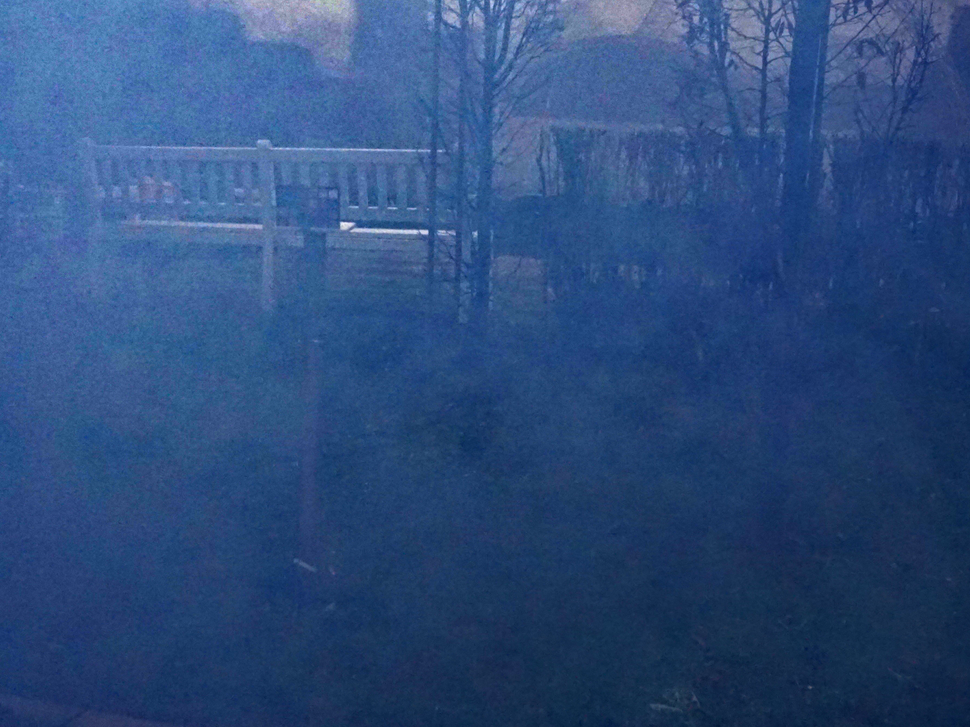
#> input picture 01_hazy_dehazed.png, 970 x 727 px, shrunk from 1600 x 1200 before the run; its folder holds only this picture in this run
$ python haze_removal.py 01_hazy_dehazed.png
#> lines starting #> are read from the running program, lines starting #| are printed output that depends on the picture
import PIL.Image as Image
import cv2
import skimage.io as io
import numpy as np
import time
from gf import guided_filter
from numba import jit
import matplotlib.pyplot as plt
import os
import cv2


class HazeRemoval(object):
    def __init__(self, omega=0.95, t0=0.1, radius=7, r=20, eps=0.001):
        pass

    def enhance_visibility(self, alpha=1.5, beta=30):
        """Enhances the contrast and brightness of the dehazed image."""
        self.dst = cv2.convertScaleAbs(self.dst, alpha=alpha, beta=beta)

    def open_image(self, img_path):
#> called with img_path = '01_hazy_dehazed.png'
        global img

        img = Image.open(img_path)
#> img is the input picture: PIL image 970x727 RGB; mean R, G, B 45.2, 76.5, 124.8
        self.src = np.array(img).astype(np.double)/255.
        self.rows, self.cols, _ = self.src.shape
#> self.rows = 727; self.cols = 970
        self.dark = np.zeros((self.rows, self.cols), dtype=np.double)
        self.Alight = np.zeros((3), dtype=np.double)
        self.tran = np.zeros((self.rows, self.cols), dtype=np.double)
        self.dst = np.zeros_like(self.src, dtype=np.double)

    def get_dark_channel(self, radius=7):
#> called with radius = 7
        print("Starting to compute dark channel prior...")
        start = time.time()
        tmp = self.src.min(axis=2)
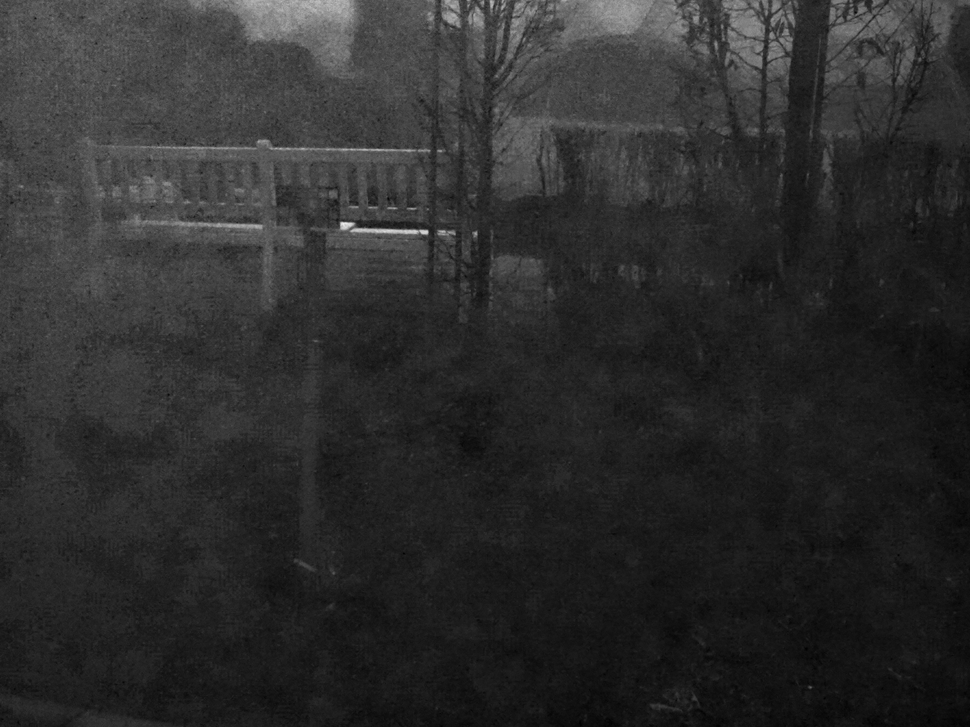
#> tmp: shape (727, 970) float64; min 0.00392, max 0.941, mean 0.177
        for i in range(self.rows):
            for j in range(self.cols):
                rmin = max(0,i-radius)
                rmax = min(i+radius,self.rows-1)
                cmin = max(0,j-radius)
                cmax = min(j+radius,self.cols-1)
                self.dark[i,j] = tmp[rmin:rmax+1,cmin:cmax+1].min()
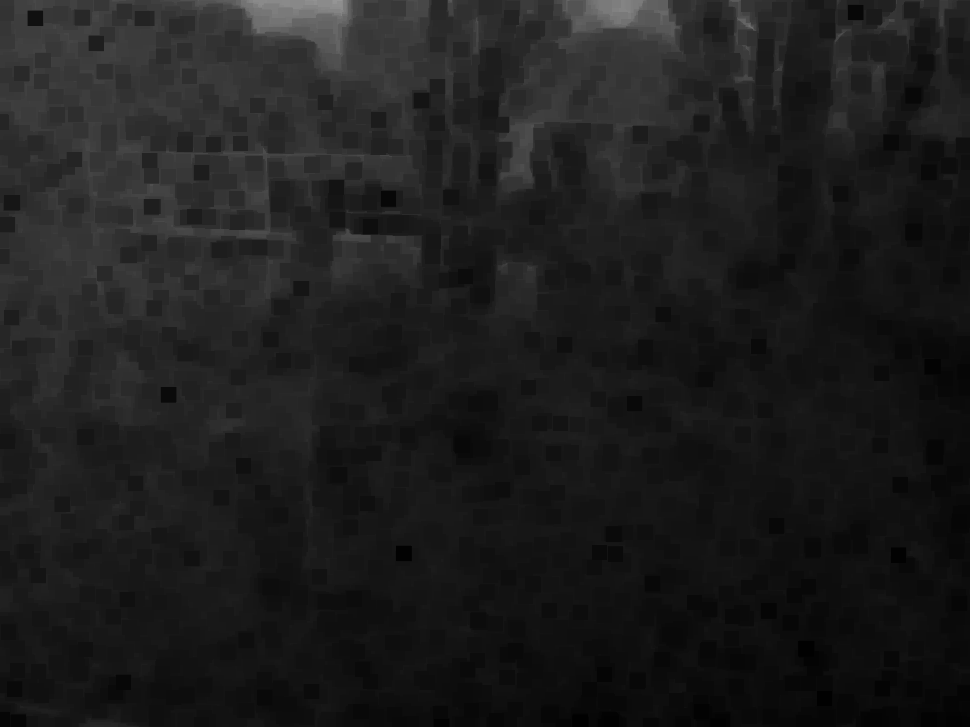
#> self.dark: shape (727, 970) float64; min 0.00392, max 0.584, mean 0.115
        print("time:",time.time()-start)

    def get_air_light(self):
        print("Starting to compute air light prior...")
        start = time.time()
        flat = self.dark.flatten()
        flat.sort()
        num = int(self.rows*self.cols*0.001)
#> num = 705
        threshold = flat[-num]
#> threshold = 0.518
        tmp = self.src[self.dark>=threshold]
#> tmp = 762 rows, first 8: [0.604, 0.647, 0.757], [0.627, 0.651, 0.776], [0.69, 0.686, 0.784], [0.698, 0.69, 0.792], [0.682, 0.698, 0.804], [0.651, 0.706, 0.796], [0.671, 0.722, 0.808], [0.694, 0.686, 0.792]
        tmp.sort(axis=0)
        self.Alight = tmp[-num:,:].mean(axis=0)
#> self.Alight = [0.648, 0.673, 0.75]
        print("time:",time.time()-start)

    def get_transmission(self, radius=7, omega=0.95):
#> called with radius = 7, omega = 0.95
        print("Starting to compute transmission...")
        start = time.time()
        for i in range(self.rows):
            for j in range(self.cols):
                rmin = max(0,i-radius)
                rmax = min(i+radius,self.rows-1)
                cmin = max(0,j-radius)
                cmax = min(j+radius,self.cols-1)
                pixel = (self.src[rmin:rmax+1,cmin:cmax+1]/self.Alight).min()
                self.tran[i,j] = 1. - omega * pixel
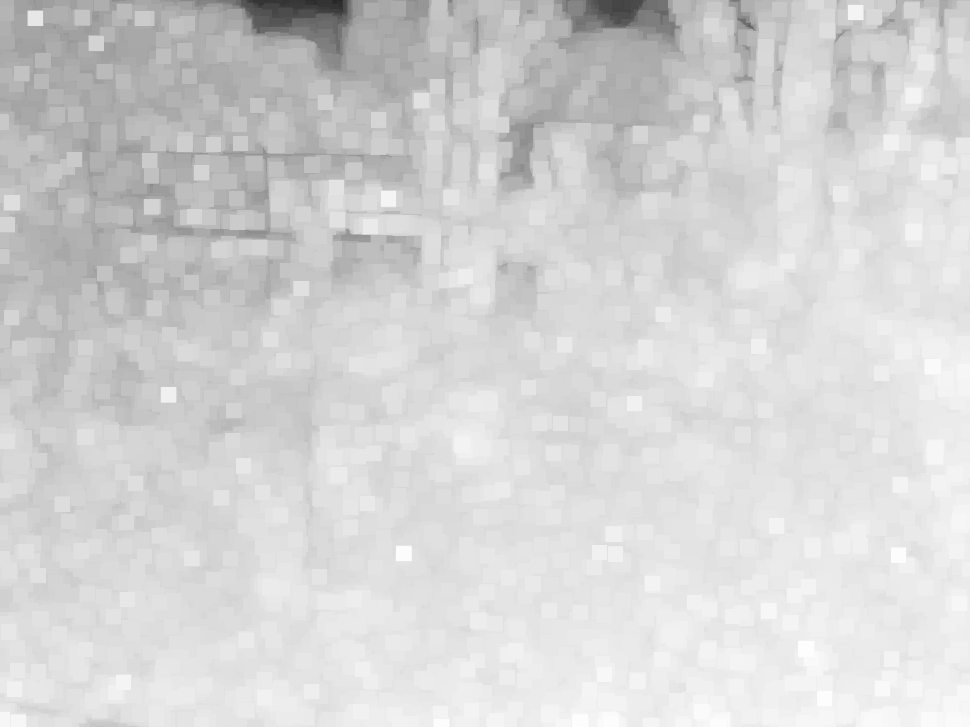
#> self.tran: shape (727, 970) float64; min 0.156, max 0.994, mean 0.831
        print("time:",time.time()-start)

    def guided_filter(self, r=60, eps=0.001):
        print("Starting to compute guided filter transmission...")
        start = time.time()
        self.gtran = guided_filter(self.src, self.tran, r, eps)
        print("time:",time.time()-start)

    def recover(self, t0=0.1):
        print("Starting recovering...")
        start = time.time()
        self.gtran[self.gtran<t0] = t0
        t = self.gtran.reshape(*self.gtran.shape,1).repeat(3,axis=2)
        self.dst = (self.src.astype(np.double) - self.Alight)/t + self.Alight
        self.dst *= 255
        self.dst[self.dst>255] = 255
        self.dst[self.dst<0] = 0
        self.dst = self.dst.astype(np.uint8)
        print("time:",time.time()-start)

    def show(self):
        import cv2
        dehazed_dir = os.path.join(os.path.dirname(os.path.dirname(__file__)), "dehazed")
        if not os.path.exists(dehazed_dir):
            os.makedirs(dehazed_dir)

        cv2.imwrite(os.path.join(dehazed_dir, "dst.jpg"), self.dst[:,:,(2,1,0)])


        cv2.imwrite("img/src.jpg", (self.src*255).astype(np.uint8)[:,:,(2,1,0)])
        cv2.imwrite("img/dark.jpg", (self.dark*255).astype(np.uint8))
        cv2.imwrite("img/tran.jpg", (self.tran*255).astype(np.uint8))
        cv2.imwrite("img/gtran.jpg", (self.gtran*255).astype(np.uint8))
        cv2.imwrite("img/dst.jpg", self.dst[:,:,(2,1,0)])

        im_path = img.filename
        im_name_ext = im_path.split("/")[-1]
        im_name, im_ext = im_name_ext.split(".")

        io.imsave(f"./dehazed/{im_name}_dehazed.{im_ext}", self.dst)

if __name__ == '__main__':
    import sys
    hr = HazeRemoval()
    hr.open_image(sys.argv[1])
    hr.get_dark_channel()
    hr.get_air_light()
    hr.get_transmission()
    hr.guided_filter()
#> (the call stopped at in guided_filter, `self.gtran = guided_filter(self.src, self.tran, r, eps)`: gf is not available in this run)
    hr.recover()
#> (the run stopped early here; a loop or call above may not have finished)
